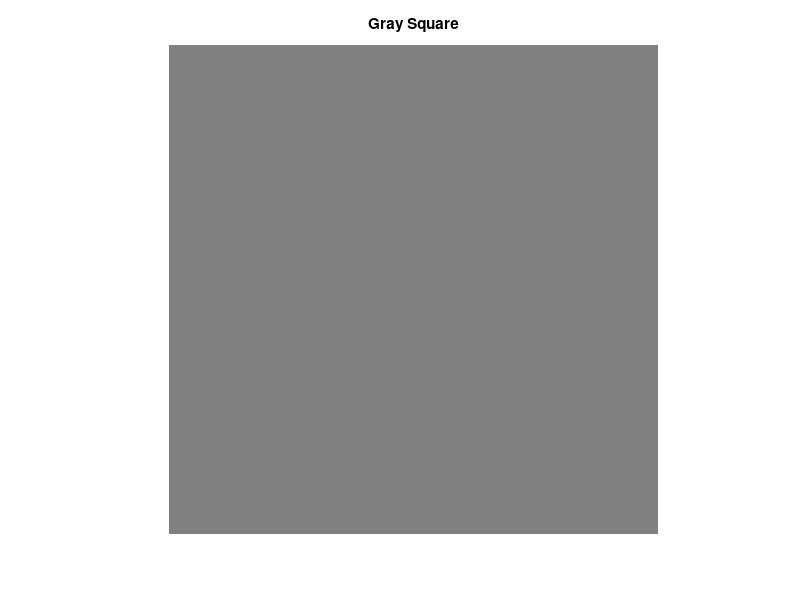

MATLAB code for this plot: (Note: this script raises an error after producing the figure.)
% GRAY RECTANGLE
squareSize = 400;
img = zeros(squareSize, squareSize, 3, 'uint8');
img = img + 128;

imshow(img); title('Gray Square'); pause;
imwrite(img, 'results/lab01_opt01_task01_01.jpg');


% PURPLE CIRCLE
circleCenterX = squareSize/2;            
circleCenterY = squareSize/2;
circleRadius = 40;
circleColor = [196 0 171];
circleOpacity = 1.0;

img = insertShape(img, 'FilledCircle', [circleCenterX circleCenterY circleRadius],...
                      'Color', circleColor, 'Opacity', circleOpacity);

imshow(img); title('Square + Circle'); pause;
imwrite(img, 'results/lab01_opt01_task01_02.jpg');


% YELLOW SQUARE
square2_Side = 50;
square2_Center = [100 100];
square2_Color = [255 255 0];
square2_Opacity = 1.0;

img = insertShape(img,'FilledRectangle', [square2_Center(1) square2_Center(2) square2_Side square2_Side],...
    'Color', square2_Color, 'Opacity', square2_Opacity);

imshow(img); title('Square + Circle + Square'); pause;
imwrite(img, 'results/lab01_opt01_task01_03.jpg');


% GREEN EQUAL-SIDED TRIANGLE
triangle_Center = [300 100];
triangle_Side = 50;
triangle_Height = sqrt(3)*triangle_Side/2;
triangle_Color = [0 255 0];
triangle_Opacity = 1.0;

triangleTop = [triangle_Center(1) (triangle_Center(2) - triangle_Height/2)];
triangleLeft = [(triangle_Center(1) - triangle_Side/2) (triangle_Center(2) + triangle_Height/2)];
triangleRight = [(triangle_Center(1) + triangle_Side/2) (triangle_Center(2) + triangle_Height/2)];

img = insertShape(img, 'FilledPolygon', ...
    [triangleTop(1) triangleTop(2) triangleLeft(1) triangleLeft(2) triangleRight(1) triangleRight(2)], ...
    'Color', triangle_Color, 'Opacity', triangle_Opacity);

imshow(img); title('Square + Circle + Square + Triangle'); pause;
imwrite(img, 'results/lab01_opt01_task01_04.jpg');
